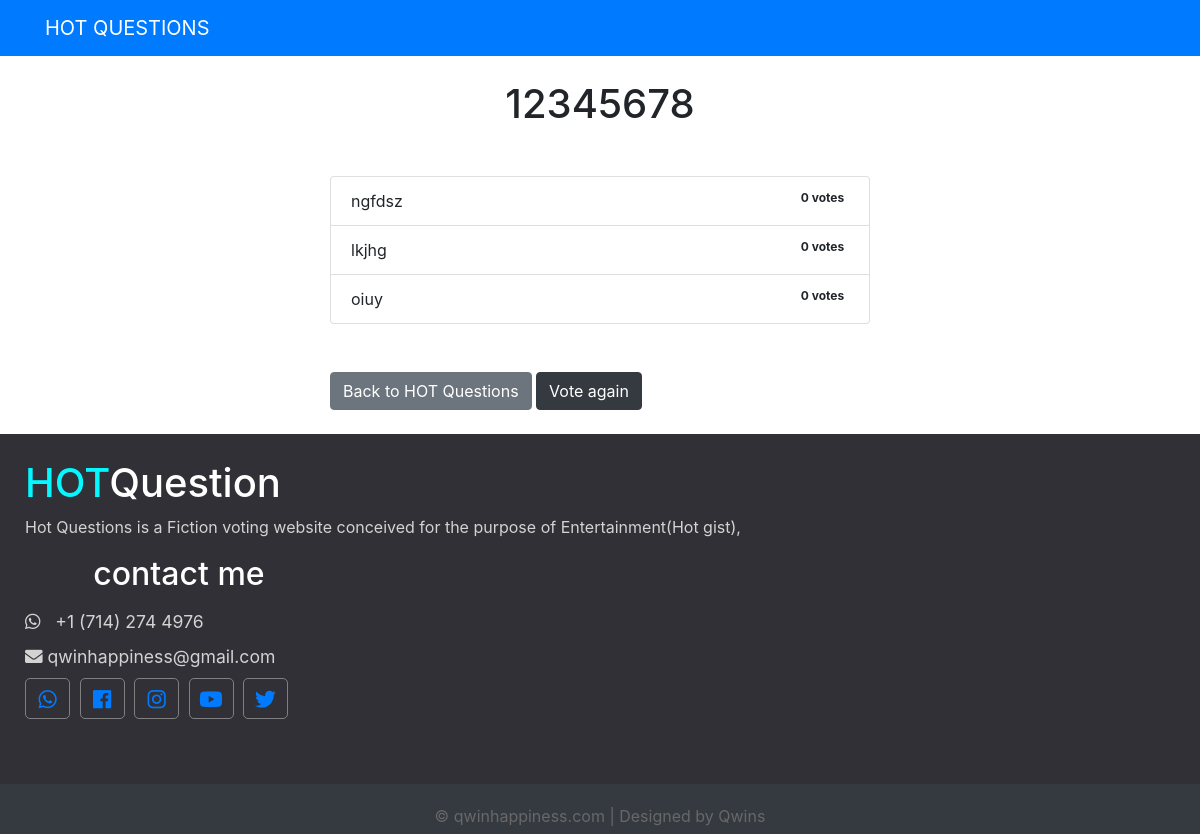
The app's page /polls/2/results/ with its own data.
### polls/models.py (models this page shows, shortened)
class Question(models.Model):
    question_text = models.CharField(max_length=200)
    pub_date = models.DateTimeField('date published')

class Choice(models.Model):
    question = models.ForeignKey(Question, on_delete=models.CASCADE)
    choice_text = models.CharField(max_length=200)
    votes = models.IntegerField(default=0)

### polls/views.py (the view)
# urls.py: path('<int:question_id>/results/', views.results, name='results'),
def results(request, question_id):
    question = get_object_or_404(Question, pk=question_id)
    return render(request, 'polls/results.html', { 'question': question})

### templates/polls/results.html
{% extends 'base.html' %}
{% block content %}
<h1 class="mb-5 text-center">{{ question.question_text }}</h1>
<ul class="list-group mb-5">
    {% for choice in question.choice_set.all %}
    <li class="list-group-item">
        {{ choice.choice_text }} <span class="badge badge-sucess float-right">{{choice.votes }} vote{{ choice.votes | pluralize }}</span>
    </li>
    {% endfor %}
</ul>
<a class="btn btn-secondary" href="{% url 'polls:index' %}">Back to HOT Questions</a>
<a class="btn btn-dark" href="{% url 'polls:detail' question.id %}">Vote again</a>
{% endblock %}

### records on screen
Question: question_text "12345678"
Choice: choice_text "ngfdsz", votes "0", votes|pluralize "s"
Choice: choice_text "lkjhg", votes "0", votes|pluralize "s"
Choice: choice_text "oiuy", votes "0", votes|pluralize "s"
